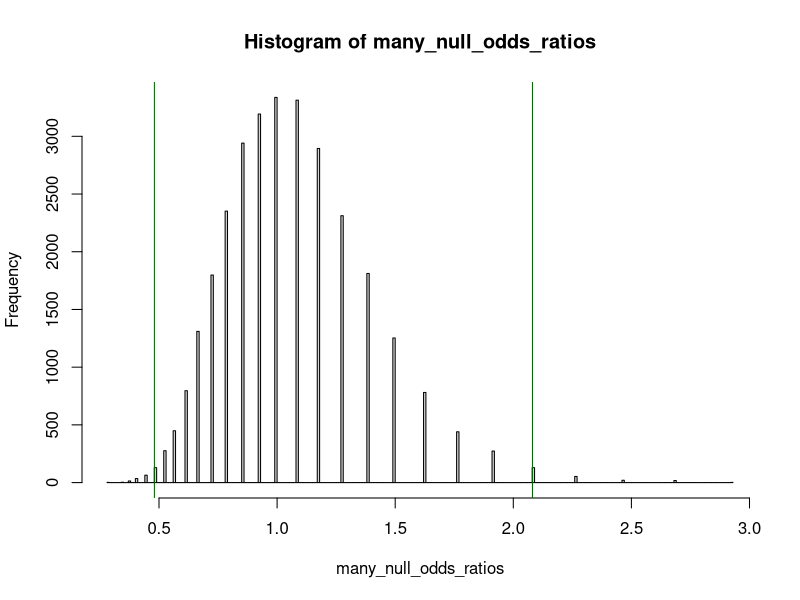
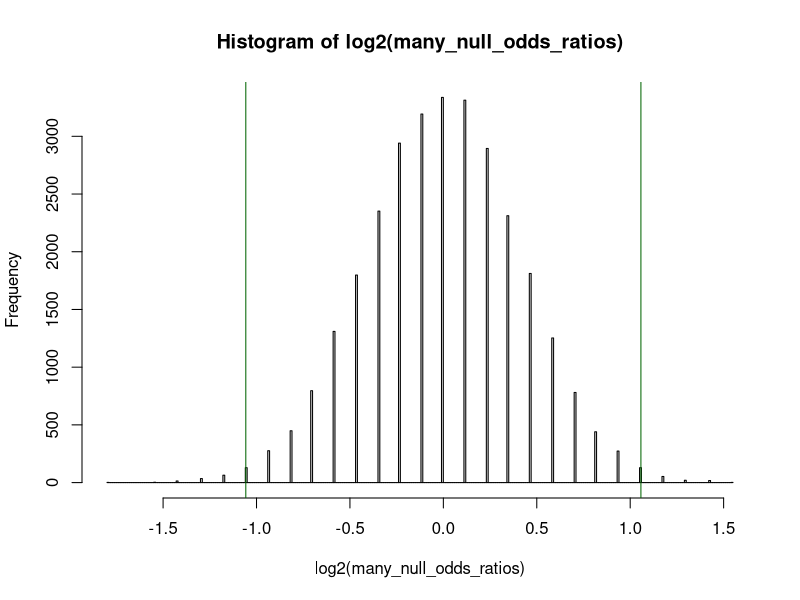

R code for these plots, in order:
## ---- chunk 1
m <- matrix( c( 63, 100-63, 45, 100-45 ), ncol=2 )

rownames(m) <- c( "improvement", "no improvement" )
colnames(m) <- c( "drug", "placebo" )

m
## ---- chunk 2
(63/37) / (45/55)
## ---- chunk 3
(63/45) / (37/55)
## ---- chunk 4
binom.test( 63, 100, 0.45 )       # FALSCH!
## ---- chunk 5
m
## ---- chunk 6
fisher.test( m )
## ---- chunk 7
m
## ---- chunk 8
m2 <- m
colnames( m2 ) <- c( "aus Urne gezogen", "in Urne verblieben" )
rownames( m2 ) <- c( "rot (Erfolg)", "weiß (kein Erfolg)" )
m2
## ---- chunk 9
addmargins( m2 )
## ---- chunk 10
urn <- c( rep( "red", 108 ), rep( "white", 92 ) )
## ---- chunk 11
set.seed( 13245768)

urn <- sample( urn )

urn
## ---- chunk 12
drawn_balls <- urn[1:100]
drawn_balls

remaining_balls <- urn[101:200]
remaining_balls
## ---- chunk 13
cbind(
  drawn = c( 
    red = sum( drawn_balls=="red" ),
    white = sum( drawn_balls=="white" ) ),
  remaining = c( 
    red = sum( remaining_balls=="red" ),
    white = sum( remaining_balls=="white" ) ) ) -> mr

mr
## ---- chunk 14
( mr[1,1] / mr[2,1] )  /  ( mr[1,2] / mr[2,2] )
## ---- chunk 15
m

( m[1,1] / m[2,1] )  /  ( m[1,2] / m[2,2] ) -> or
or
## ---- chunk 16
replicate( 30000, {

  # Urne füllen
  urn <- c( rep( "red", 108 ), rep( "white", 92 ) )
  
  # Urne mischen
  urn <- sample( urn )
  
  # Kugeln ziehen
  drawn_balls <- urn[1:100]
  remaining_balls <- urn[101:200]
  
  # Zählen und Vier-Felder-Tafel aufstellen
  cbind(
    drawn = c( red = sum( urn[1:100]=="red" ), white = sum( urn[1:100]=="white" ) ),
    not_drawn = c( red = sum( urn[101:200]=="red" ), white = sum( urn[101:200]=="white" ) ) ) -> mr
  
  # Quotenverhältnis berechnen
  ( mr[1,1] / mr[2,1] )  /  ( mr[1,2] / mr[2,2] )
  
}) -> many_null_odds_ratios  
## ---- chunk 17
hist( many_null_odds_ratios, 300 )

abline( v = c( 1/or, or ), col="darkgreen" )
## ---- chunk 18
hist( log2( many_null_odds_ratios ), 300 )

abline( v = log2( c( 1/or, or ) ), col="darkgreen" )
## ---- chunk 19
sum( many_null_odds_ratios > or ) + sum( many_null_odds_ratios < 1/or )
## ---- chunk 20
( sum( many_null_odds_ratios > or ) + sum( many_null_odds_ratios < 1/or )  )  /  length(many_null_odds_ratios)


# dasselbe, anders geschrieben
mean( many_null_odds_ratios > or  |  many_null_odds_ratios < 1/or )
## ---- chunk 21
dhyper( 63, 108, 92, 100 )
## ---- chunk 22
1 - phyper( 63-1, 108, 92, 100 )
## ---- chunk 23
2* ( 1 - phyper( 63-1, 108, 92, 100 ) )
## ---- chunk 24
m 

fisher.test( m )
## ---- chunk 25
chisq.test( m )
